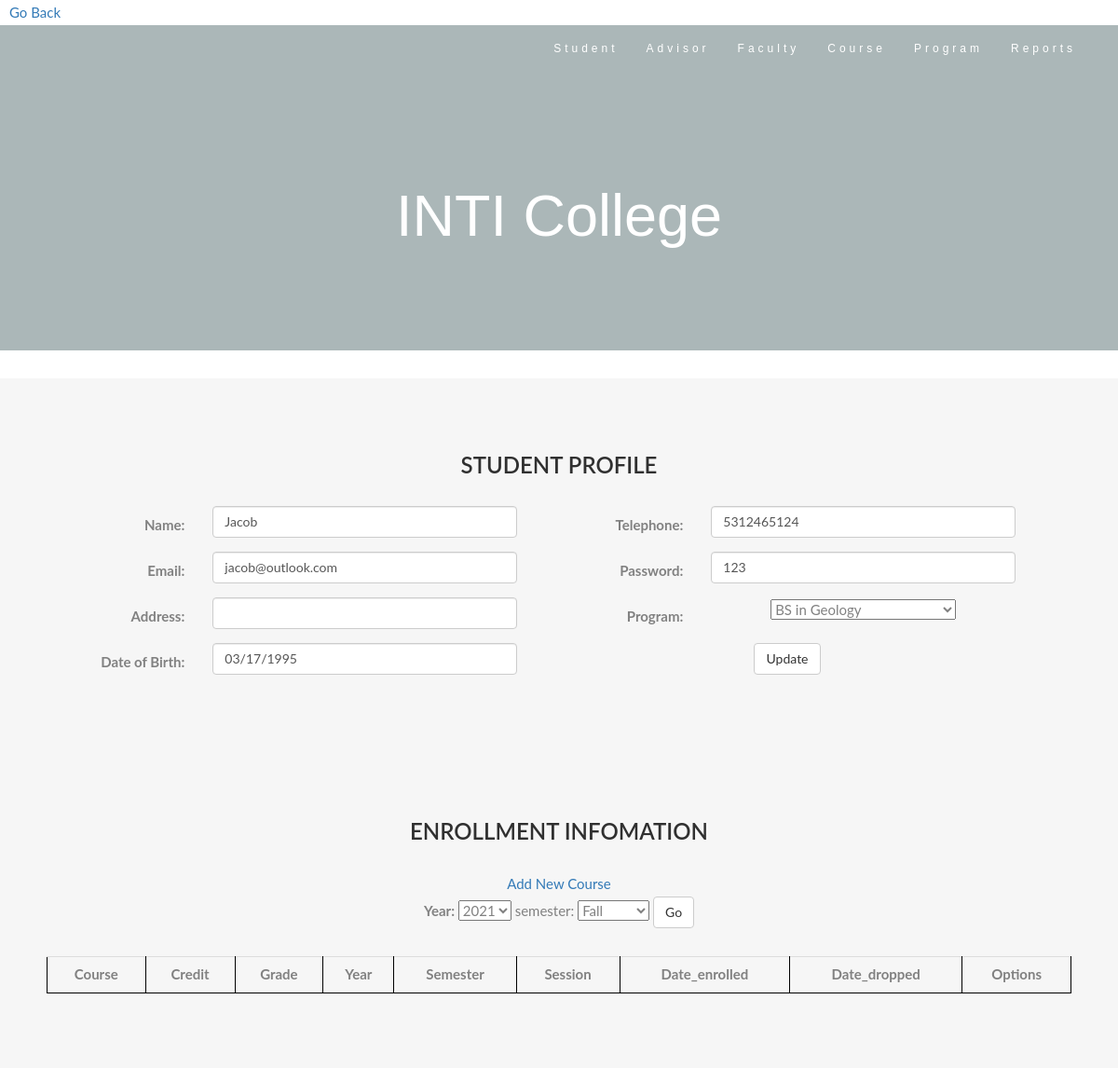
The page /edit_student.php?id=3 on the database its author committed.
### tables this page shows
CREATE TABLE IF NOT EXISTS `student` (
  `student_id` int UNSIGNED NOT NULL AUTO_INCREMENT,
  `name` varchar(255) DEFAULT NULL,
  `email` varchar(255) DEFAULT NULL,
  `address` varchar(255) DEFAULT NULL,
  `password` varchar(255) NOT NULL DEFAULT '123',
  `program_id` int DEFAULT NULL,
  `tel` varchar(255) DEFAULT NULL,
  `dob` varchar(255) DEFAULT NULL,
  PRIMARY KEY (`student_id`) USING BTREE
);

CREATE TABLE IF NOT EXISTS `program` (
  `program_id` int NOT NULL AUTO_INCREMENT,
  `type` varchar(255) DEFAULT NULL,
  `program_name` varchar(255) DEFAULT NULL,
  PRIMARY KEY (`program_id`) USING BTREE
);

### edit_student.php (the view, shortened to what this page needs)
<?php
include 'mysql.php';
$sqlprogram = "select * from program";
$sqlprogramresult = mysqli_query($conn,$sqlprogram);
$student_id = $_GET['id'];
$sql = "select student.*,program.program_name from student join program on program.program_id = student.program_id and student_id=$student_id;
";
$result = mysqli_query($conn,$sql);
$student_info = mysqli_fetch_assoc($result);
$year_sql = "select * from course";
$year_result = mysqli_query($conn,$year_sql);
$year = $semester = [];
while ($row = mysqli_fetch_assoc($year_result)) {
    $year[] =$row['year'];
    $semester[]=$row['semester'];
}
$year = array_unique($year);
$semester = array_unique($semester);
$year_get = $_GET['year'] ?  $_GET['year'] : '2021';
$semester_get = $_GET['semester'] ? $_GET['semester'] : 'Fall';
?>
<!DOCTYPE html>
<html>
    <head>
        <link rel="stylesheet" href="https://maxcdn.bootstrapcdn.com/bootstrap/3.3.7/css/bootstrap.min.css">
        <link rel="stylesheet" href="RegistrationStyle.css" >
        <a style="margin: 10px" href="index_admin.php">Go Back</a>
    </head>
    <body id="StudentInfoPage">
        <nav class="navbar navbar-default">
            <div class="container">
                <div class="navbar-header">
                    <a class="navbar-brand" href="#OptionsPage"></a>
                </div>
                <div class="collapse navbar-collapse" id="myNavbar">
                    <ul class="nav navbar-nav navbar-right">
                        <li><a href="index_admin.php">Student</a></li>
                        <li><a href="advisor/advisor.php">Advisor</a></li>
                        <li><a href="faculty/faculty.php">Faculty</a></li>
                        <li><a href="course/course.php">Course</a></li>
                        <li><a href="program/program.php">Program</a></li>
                        <li><a href="report.php">Reports</a></li>
                    </ul>
                </div>
            </div>
        </nav>
        <div class="jumbotron text-center">
            <h1>INTI College</h1>
        </div>
        <div class="container-fluid bg-grey text-center" >
            <div class="row">
                <div class="col">
                    <h2 class="head">Student Profile</h2>
                </div>
            </div>
            <div class="row">
                <div class="col justify-content-center">
                    <form class="form-horizontal"  action="edit_student_do.php" method="post">
                        <div class="form-group col-md-6">
                            <label class="control-label col-md-4" for="studentName">Name:</label>
                            <div class="col-md-8">
                                <input class="form-control" type="text" name="name" id="" value="<?php echo  $student_info['name'];  ?>">
                            </div>
                        </div>
                        <div class="form-group col-md-6">
                            <label class="control-label col-md-4" for="studentName">Telephone:</label>
                            <div class="col-md-8">
                                <input class="form-control" type="text" name="tel" id="" value="<?php echo  $student_info['tel'];  ?>">
                            </div>
                        </div>
                        <div class="form-group col-md-6">
                            <label class="control-label col-md-4" for="studentName">Email:</label>
                            <div class="col-md-8">
                                <input class="form-control" type="text" name="email" id="" value="<?php echo  $student_info['email'];  ?>">
                            </div>
                        </div>
                        <div class="form-group col-md-6">
                            <label class="control-label col-md-4" for="studentName">Password:</label>
                            <div class="col-md-8">
                                <input class="form-control" type="text" name="password" id="" value="<?php echo  $student_info['password'];  ?>">
                            </div>
                        </div>
                        <div class="form-group col-md-6">
                            <label class="control-label col-md-4" for="studentName">Address:</label>
                            <div class="col-md-8">
                                <input class="form-control" type="text" name="address" id="" value="<?php echo  $student_info['address'];  ?>">
                            </div>
                        </div>
                        <div class="form-group col-md-6">
                            <label class="control-label col-md-4" for="studentName">Program:</label>
                            <div class="col-md-8">
                                <select name="program">
                            <?php
                            if(mysqli_num_rows($sqlprogramresult) > 0){
                                while ($row = mysqli_fetch_assoc($sqlprogramresult)) {
                                    ?>
                                    <option value ="<?php echo  $row['program_id'];  ?>" <?php if ($row['program_id'] == $student_info['program_id']){ ?>selected="" <?php } ?>><?php echo  $row['program_name'];  ?></option>
                                    <?php
                                }
                            }else{
                                echo 'No data';
                            }
                            ?>
                        </select>
                            </div>
                        </div>
                        <div class="form-group col-md-6">
                            <label class="control-label col-md-4" for="studentName">Date of Birth:</label>
                            <div class="col-md-8">
                                <input class="form-control" type="text" name="dob" id="" value="<?php echo  $student_info['dob'];  ?>">
                            </div>
                        </div>
                        <div class="row">
                            <div class="form-group col-md-6">
                                <button class="btn btn-default">Update</button>
                            </div>
                        </div>
                    </form>
                </div>
            </div>
        </div>
        <div class="container-fluid bg-grey text-center" >
            <div class="row">
                <div class="col">
                    <h2 class="head">Enrollment Infomation</h2>
                </div>
            </div>
            <a href="add_enrollment.php?id=<?php echo  $student_info['student_id'];  ?>">Add New Course</a>
            <div>
                <label for="studentName">Year:</label>
                <select name="year" id="year">
                    <?php
                        foreach ($year as $item){
                            ?>
                            <option value ="<?php echo  $item;  ?>" <?php if ($item == $year_get){ ?>selected="" <?php } ?> ><?php echo  $item;  ?></option>
                            <?php
                        }
                        ?>
                    </select>
                    semester:
                    <select name="semester" id="semester">
                        <?php
                        foreach ($semester as $item){
                            ?>
                            <option value ="<?php echo  $item;  ?>" <?php if ($item == $semester_get){ ?>selected="" <?php } ?>><?php echo  $item;  ?></option>
                            <?php
                        }
                        ?>
                    </select>
                <button class="btn btn-default" onclick="search()">Go</button>
            </div>
            <div class="col justify-content-center">
                <table class="table">
                    <th>Course</th>
                    <th>Credit</th>
                    <th>Grade</th>
                    <th>Year</th>
                    <th>Semester</th>
                    <th>Session</th>
                    <th>Date_enrolled</th>
                    <th>Date_dropped</th>
                    <th>Options</th>
                </table>
    </body>
</html>

### RegistrationStyle.css (style rules this page uses)
body { font: 400 15px Lato, sans-serif; line-height: 1.8; color: #818181; }
h2 { font-size: 24px; text-transform: uppercase; color: #303030; font-weight: 600; margin-bottom: 30px; }
.table, th, tr, td { text-align: center; margin-top: 30px; border: 1px solid black; padding: 10px; }
.jumbotron { background-color: #abb7b8; color: #fff; padding: 100px 25px; font-family: Montserrat, sans-serif; }
.container-fluid { padding: 60px 50px; }
.bg-grey { background-color: #f6f6f6; }
.navbar { margin-bottom: 0; background-color: #abb7b8; z-index: 9999; border: 0; font-size: 12px !important; line-height: 1.42857143 !important; letter-spacing: 4px; border-radius: 0; font-family: Montserrat, sans-serif; }
.navbar li a, .navbar .navbar-brand { color: #fff !important; }

### rows shown on the page
student: name "Jacob", tel "5312465124", email "jacob@outlook.com", password "123", program "BS in Geology", dob "03/17/1995"

### other values the page prints
form field year "2021"
form field semester "Fall"
